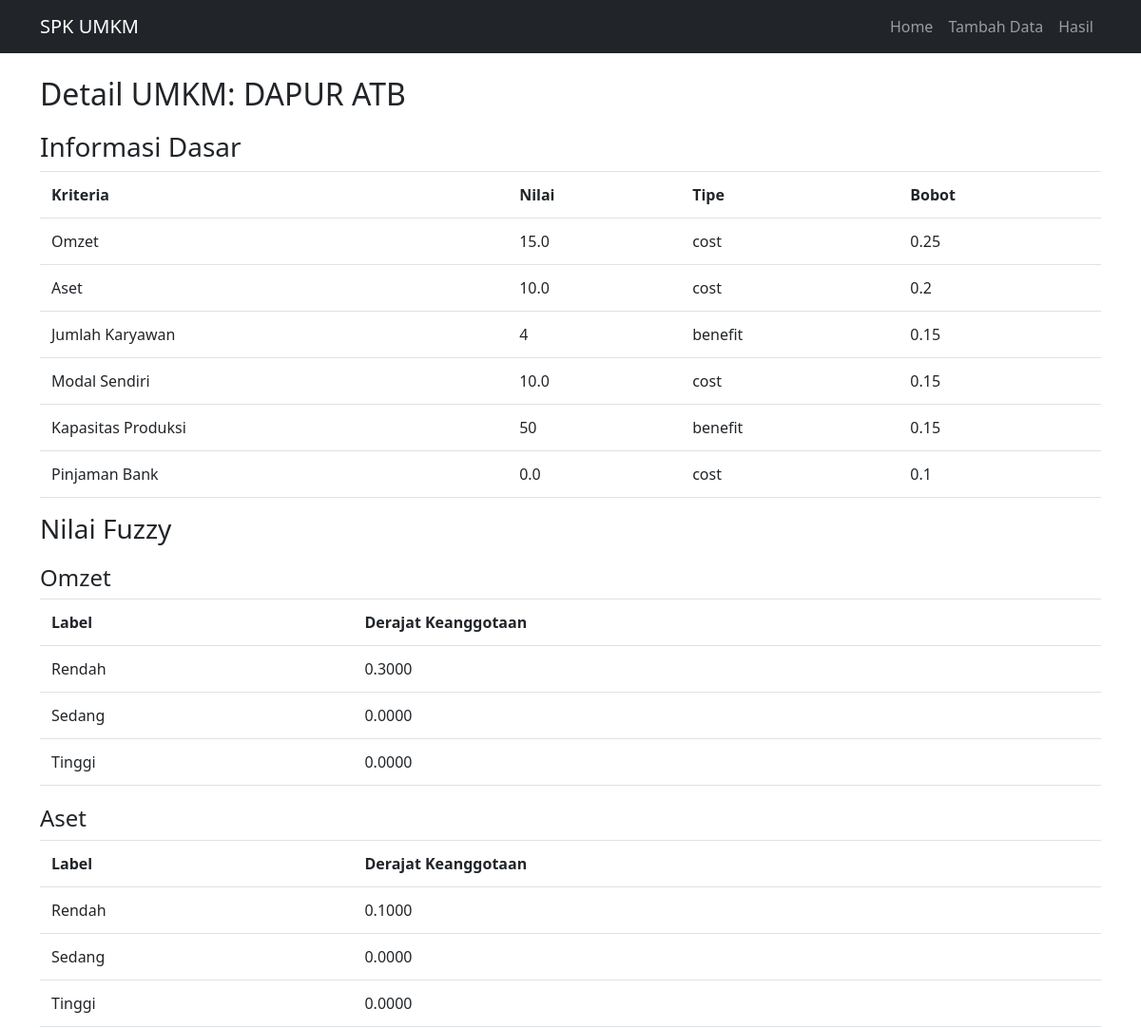
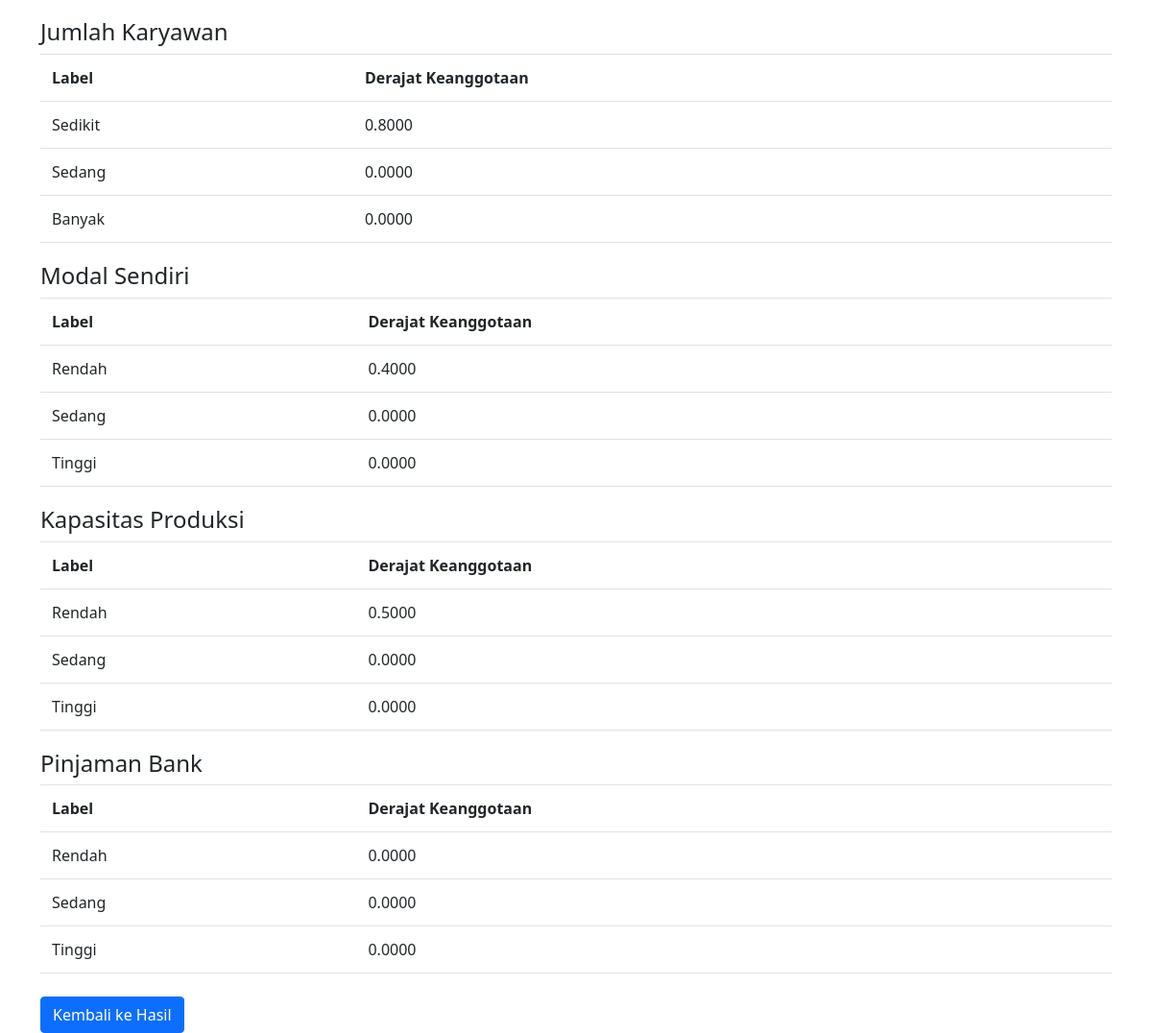
Screenshot of /detail/DAPUR ATB with the database file from the repository (2 pictures, top to bottom).
### tables this page shows
CREATE TABLE umkm (
    id INTEGER PRIMARY KEY AUTOINCREMENT,
    nama TEXT NOT NULL,
    omzet REAL NOT NULL,
    aset REAL NOT NULL,
    jumlah_karyawan INTEGER NOT NULL,
    modal_sendiri REAL NOT NULL,
    kapasitas_produksi INTEGER NOT NULL,
    pinjaman_bank REAL NOT NULL
);

### app.py (the view)
@app.route('/detail/<nama>')
def detail(nama):
    conn = get_db_connection()
    umkm = conn.execute(
        'SELECT * FROM umkm WHERE nama = ?', (nama,)).fetchone()
    conn.close()
    if not umkm:
        return redirect(url_for('index'))
    data = dict(umkm)
    data.pop('id', None)
    fuzzy_values = {}
    for criteria in criteria_type.keys():
        if criteria != 'nama':
            fuzzy_values[criteria] = fuzzify_criteria(data[criteria], criteria)
    detail_data = {
        'umkm': data,
        'fuzzy_values': fuzzy_values,
        'criteria_type': criteria_type,
        'criteria_weights': criteria_weights
    }
    return render_template('detail.html', data=detail_data)

### app.py (called while the page is built)
def get_db_connection():
    conn = sqlite3.connect(DATABASE)
    conn.row_factory = sqlite3.Row
    return conn

### fuzzy_logic.py (called while the page is built)
def fuzzy_membership(x, a, b, c):
   if x <= a or x >= c:
       return 0
   elif a < x <= b:
       return (x - a) / (b - a)
   else:
       return (c - x) / (c - b)

### templates/detail.html (shortened to what this page needs)
{% extends 'base.html' %}
{% block content %}
<h2>Detail UMKM: {{ data.umkm.nama }}</h2>
<div class="detail-container">
    <div class="basic-info">
        <h3>Informasi Dasar</h3>
        <table class="table">
            <tr>
                <th>Kriteria</th>
                <th>Nilai</th>
                <th>Tipe</th>
                <th>Bobot</th>
            </tr>
            {% for criteria, value in data.umkm.items() %}
            {% if criteria != 'nama' %}
            <tr>
                <td>{{ criteria|replace('_', ' ')|title }}</td>
                <td>{{ value }}</td>
                <td>{{ data.criteria_type[criteria] }}</td>
                <td>{{ data.criteria_weights[criteria] }}</td>
            </tr>
            {% endif %}
            {% endfor %}
        </table>
    </div>
    <div class="fuzzy-values">
        <h3>Nilai Fuzzy</h3>
        {% for criteria, fuzzy_set in data.fuzzy_values.items() %}
        <div class="fuzzy-criteria">
            <h4>{{ criteria|replace('_', ' ')|title }}</h4>
            <table class="table">
                <tr>
                    <th>Label</th>
                    <th>Derajat Keanggotaan</th>
                </tr>
                {% for label, value in fuzzy_set.items() %}
                <tr>
                    <td>{{ label|title }}</td>
                    <td>{{ "%.4f"|format(value) }}</td>
                </tr>
                {% endfor %}
            </table>
        </div>
        {% endfor %}
    </div>
</div>
<div class="mt-4">
    <a href="{{ url_for('result') }}" class="btn btn-primary">Kembali ke Hasil</a>
</div>
{% endblock %}

### templates/detail.html (style rules this page uses)
.detail-container { margin: 20px 0; }
.fuzzy-criteria { margin: 20px 0; }
.table { width: 100%; margin-bottom: 1rem; background-color: transparent; }
.table th, .table td { padding: 0.75rem; vertical-align: top; border-top: 1px solid #dee2e6; }

### rows the page displays
umkm: umkm.nama "DAPUR ATB", criteria "Omzet", omzet "15.0", criteria_type "cost", criteria_weights "0.25", criteria "Aset", aset "10.0", criteria_weights "0.2", criteria "Modal Sendiri", modal_sendiri "10.0", criteria_weights "0.15", criteria "Pinjaman Bank", pinjaman_bank "0.0", criteria_weights "0.1"

### other values shown
{{ criteria|replace('_', ' ')|title }} "Jumlah Karyawan" "Kapasitas Produksi"
{{ value }} "4" "50"
{{ data.criteria_type[criteria] }} "benefit" "benefit"
{{ data.criteria_weights[criteria] }} "0.15" "0.15"
{{ criteria|replace('_', ' ')|title }} "Omzet" "Aset" "Jumlah Karyawan" "Modal Sendiri" "Kapasitas Produksi" "Pinjaman Bank"
{{ label|title }} "Rendah" "Sedang" "Tinggi" "Rendah" "Sedang" "Tinggi" "Sedikit" "Sedang" "Banyak" "Rendah" "Sedang" "Tinggi" "Rendah" "Sedang" "Tinggi" "Rendah" "Sedang" "Tinggi"
{{ "%.4f"|format(value) }} "0.3000" "0.0000" "0.0000" "0.1000" "0.0000" "0.0000" "0.8000" "0.0000" "0.0000" "0.4000" "0.0000" "0.0000" "0.5000" "0.0000" "0.0000" "0.0000" "0.0000" "0.0000"
